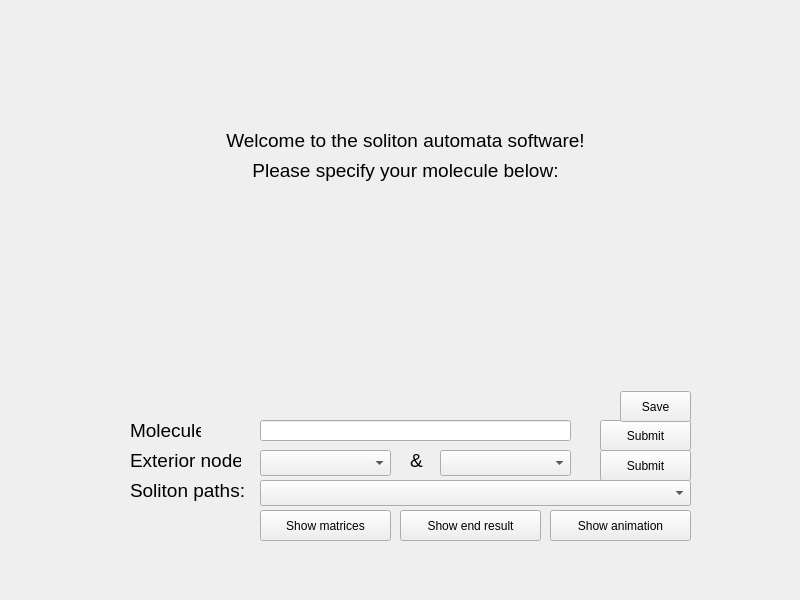
<?xml version="1.0" encoding="UTF-8"?>
<ui version="4.0">
 <class>MainWindow</class>
 <widget class="QMainWindow" name="MainWindow">
  <property name="geometry">
   <rect>
    <x>0</x>
    <y>0</y>
    <width>800</width>
    <height>600</height>
   </rect>
  </property>
  <property name="windowTitle">
   <string>Soliton Automata</string>
  </property>
  <widget class="QWidget" name="centralwidget">
   <widget class="QLabel" name="display_molecule">
    <property name="geometry">
     <rect>
      <x>140</x>
      <y>10</y>
      <width>541</width>
      <height>381</height>
     </rect>
    </property>
    <property name="autoFillBackground">
     <bool>false</bool>
    </property>
    <property name="text">
     <string/>
    </property>
    <property name="scaledContents">
     <bool>true</bool>
    </property>
   </widget>
   <widget class="QLabel" name="molecule_label">
    <property name="geometry">
     <rect>
      <x>130</x>
      <y>420</y>
      <width>71</width>
      <height>21</height>
     </rect>
    </property>
    <property name="font">
     <font>
      <pointsize>14</pointsize>
     </font>
    </property>
    <property name="text">
     <string>Molecule:</string>
    </property>
   </widget>
   <widget class="QLabel" name="exterior_nodes_label">
    <property name="geometry">
     <rect>
      <x>130</x>
      <y>450</y>
      <width>111</width>
      <height>21</height>
     </rect>
    </property>
    <property name="font">
     <font>
      <pointsize>14</pointsize>
     </font>
    </property>
    <property name="text">
     <string>Exterior nodes:</string>
    </property>
   </widget>
   <widget class="QLineEdit" name="molecule_lineedit">
    <property name="geometry">
     <rect>
      <x>260</x>
      <y>420</y>
      <width>311</width>
      <height>21</height>
     </rect>
    </property>
   </widget>
   <widget class="QPushButton" name="submit_molecule">
    <property name="geometry">
     <rect>
      <x>600</x>
      <y>420</y>
      <width>91</width>
      <height>31</height>
     </rect>
    </property>
    <property name="text">
     <string>Submit</string>
    </property>
   </widget>
   <widget class="QComboBox" name="node_1">
    <property name="geometry">
     <rect>
      <x>260</x>
      <y>450</y>
      <width>131</width>
      <height>26</height>
     </rect>
    </property>
   </widget>
   <widget class="QComboBox" name="node_2">
    <property name="geometry">
     <rect>
      <x>440</x>
      <y>450</y>
      <width>131</width>
      <height>26</height>
     </rect>
    </property>
   </widget>
   <widget class="QPushButton" name="submit_exterior_nodes">
    <property name="geometry">
     <rect>
      <x>600</x>
      <y>450</y>
      <width>91</width>
      <height>31</height>
     </rect>
    </property>
    <property name="text">
     <string>Submit</string>
    </property>
   </widget>
   <widget class="QLabel" name="exterior_nodes_label_2">
    <property name="geometry">
     <rect>
      <x>410</x>
      <y>450</y>
      <width>21</width>
      <height>21</height>
     </rect>
    </property>
    <property name="font">
     <font>
      <pointsize>14</pointsize>
     </font>
    </property>
    <property name="text">
     <string>&amp;</string>
    </property>
   </widget>
   <widget class="QLabel" name="welcome_label_1">
    <property name="geometry">
     <rect>
      <x>130</x>
      <y>120</y>
      <width>551</width>
      <height>41</height>
     </rect>
    </property>
    <property name="font">
     <font>
      <pointsize>14</pointsize>
     </font>
    </property>
    <property name="text">
     <string>Welcome to the soliton automata software!</string>
    </property>
    <property name="alignment">
     <set>Qt::AlignCenter</set>
    </property>
   </widget>
   <widget class="QLabel" name="welcome_label_2">
    <property name="geometry">
     <rect>
      <x>130</x>
      <y>150</y>
      <width>551</width>
      <height>41</height>
     </rect>
    </property>
    <property name="font">
     <font>
      <pointsize>14</pointsize>
     </font>
    </property>
    <property name="text">
     <string>Please specify your molecule below:</string>
    </property>
    <property name="alignment">
     <set>Qt::AlignCenter</set>
    </property>
   </widget>
   <widget class="QPushButton" name="save">
    <property name="geometry">
     <rect>
      <x>620</x>
      <y>391</y>
      <width>71</width>
      <height>31</height>
     </rect>
    </property>
    <property name="text">
     <string>Save</string>
    </property>
   </widget>
   <widget class="QLabel" name="soliton_paths_label">
    <property name="geometry">
     <rect>
      <x>130</x>
      <y>480</y>
      <width>131</width>
      <height>21</height>
     </rect>
    </property>
    <property name="font">
     <font>
      <pointsize>14</pointsize>
     </font>
    </property>
    <property name="text">
     <string>Soliton paths:</string>
    </property>
   </widget>
   <widget class="QComboBox" name="paths">
    <property name="geometry">
     <rect>
      <x>260</x>
      <y>480</y>
      <width>431</width>
      <height>26</height>
     </rect>
    </property>
   </widget>
   <widget class="QPushButton" name="show_matrices">
    <property name="geometry">
     <rect>
      <x>260</x>
      <y>510</y>
      <width>131</width>
      <height>31</height>
     </rect>
    </property>
    <property name="text">
     <string>Show matrices</string>
    </property>
   </widget>
   <widget class="QPushButton" name="show_end_result">
    <property name="geometry">
     <rect>
      <x>400</x>
      <y>510</y>
      <width>141</width>
      <height>31</height>
     </rect>
    </property>
    <property name="text">
     <string>Show end result</string>
    </property>
   </widget>
   <widget class="QPushButton" name="show_animation">
    <property name="geometry">
     <rect>
      <x>550</x>
      <y>510</y>
      <width>141</width>
      <height>31</height>
     </rect>
    </property>
    <property name="text">
     <string>Show animation</string>
    </property>
   </widget>
  </widget>
  <widget class="QMenuBar" name="menubar">
   <property name="geometry">
    <rect>
     <x>0</x>
     <y>0</y>
     <width>800</width>
     <height>24</height>
    </rect>
   </property>
  </widget>
 </widget>
 <resources/>
 <connections/>
</ui>
